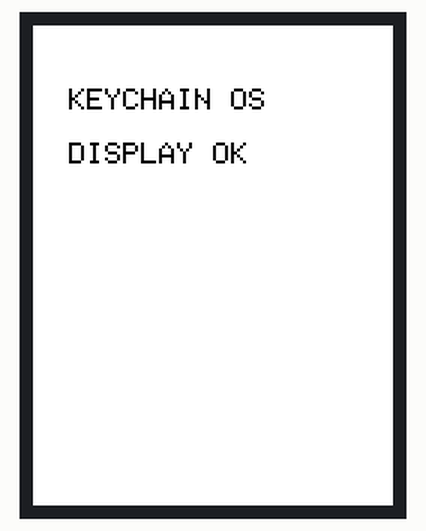
Simulated run of this sketch. Board: ESP32. On the bench: 240×320 colour display.

Above: at 3.5 s.

The sketch:

display_test.ino
```cpp
#include <TFT_eSPI.h>

TFT_eSPI tft = TFT_eSPI();

void setup() {
  Serial.begin(115200);
  delay(500);
  tft.init();
  tft.setRotation(0);
  tft.fillScreen(TFT_BLACK);

  tft.fillScreen(TFT_RED);
  delay(800);
  tft.fillScreen(TFT_GREEN);
  delay(800);
  tft.fillScreen(TFT_BLUE);
  delay(800);
  tft.fillScreen(TFT_WHITE);

  tft.setTextColor(TFT_BLACK, TFT_WHITE);
  tft.setTextSize(2);
  tft.setCursor(24, 42);
  tft.println("KEYCHAIN OS");
  tft.setCursor(24, 78);
  tft.println("DISPLAY OK");
}

void loop() {
}
```
